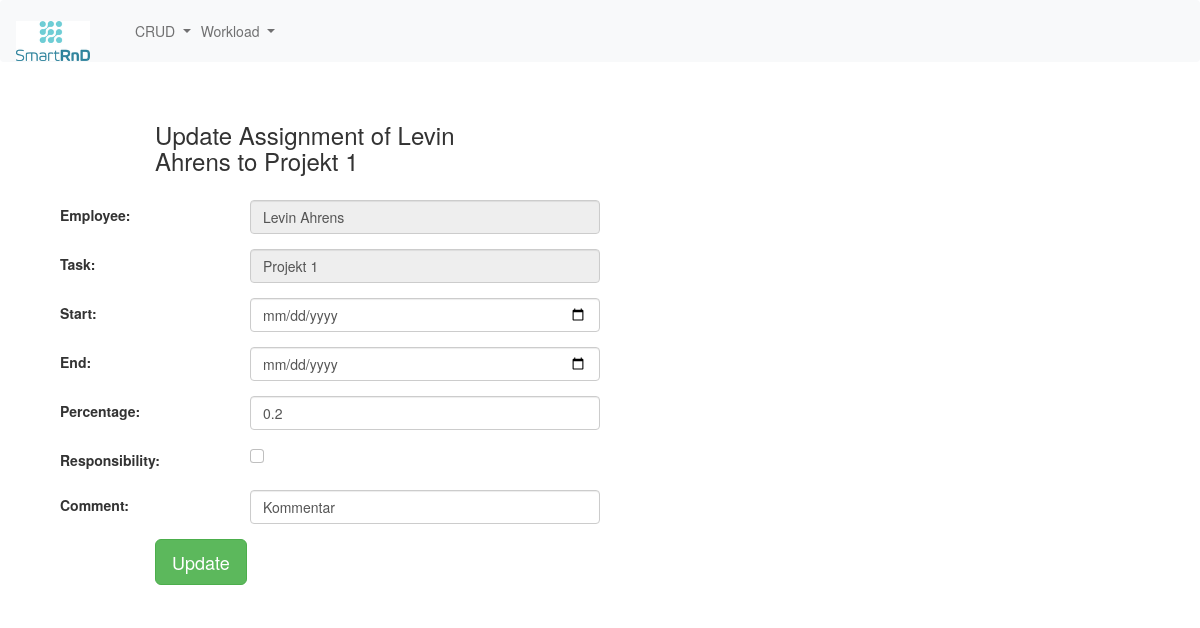
Screenshot of /edit_ass/1 with the database file from the repository.
### erpapp/models.py (models this page shows, shortened)
class Assignment(models.Model):
    employee = models.ForeignKey(Employee, on_delete=models.CASCADE)
    task = models.ForeignKey(Task, on_delete=models.CASCADE)
    start = models.DateField('From', default=timezone.now())
    end = models.DateField('To', default=timezone.now())
    percentage = models.FloatField('Functional Capacity', default=0.2)
    responsibility = models.BooleanField('Responsible', default=False)
    comment = models.CharField('Comment', max_length=2400, default='')
    class Meta:
        db_table = "assignment"

class Employee(models.Model):
    firstname = models.CharField('First Name', max_length=32)
    lastname = models.CharField('Last Name', max_length=32)
    type_choices = [
        ('Undergraduate Assistant', 'Undergraduate Assistant'),
        ('Research Assistant', 'Research Assistant')
    ]
    type = models.CharField('Type of Employment', choices=type_choices, max_length=32)
    capacity = models.FloatField('Capacity', default=1.0)
    hiring_date = models.DateField('Hiring Date')
    expiration_date = models.DateField('Expiration Date')
    @property
    def fullname(self):
        return '{} {}'.format(self.firstname, self.lastname)
    def __str__(self):
        return self.fullname
    class Meta:
        db_table = "employee"

class Task(models.Model):
    title = models.CharField('Title', max_length=50, default='Title')
    description = models.CharField('Description', max_length=2400, default='Describe the task!')
    assigned_employees_on_month = models.ManyToManyField(Employee, through='AssignmentPerMonth')
    def __str__(self):
        return self.title
    class Meta:
        db_table = "task"

### erpapp/views.py (the view)
# urls.py: path('edit_ass/<int:id>', views.edit_ass),
def edit_ass(request, id):
    assignment = Assignment.objects.get(id=id)
    context = {
        'assignment': assignment
    }
    return render(request, 'edit_ass.html', context)

### erpapp/Templates/edit_ass.html (shortened to what this page needs)
{% extends "base.html" %}
{% block content %}
<div class="col-md-12">
    <form method="POST" class="post-form" action="/update_ass/{{ assignment.id }}">
        <div class="container">
            <br>
            <div class="form-group row">
                <label class="col-sm-1 col-form-label"></label>
                <div class="col-sm-4">
                    <h3>Update Assignment of {{ assignment.employee }} to {{ assignment.task }}</h3>
                </div>
            </div>
            <div class="form-group row">
                <label class="col-sm-2 col-form-label">Employee:</label>
                <div class="col-sm-4">
                    <input type="text" class="form-control" name="employee" id="id_employee" required maxlength="32"
                           value="{{ assignment.employee }}" disabled/>
                </div>
            </div>
            <div class="form-group row">
                <label class="col-sm-2 col-form-label">Task:</label>
                <div class="col-sm-4">
                    <input type="text" class="form-control" name="task" id="id_task" required maxlength="32"
                           value="{{ assignment.task }}" disabled/>
                </div>
            </div>
            <div class="form-group row">
                <label class="col-sm-2 col-form-label">Start:</label>
                <div class="col-sm-4">
                    <input type="date" class="form-control" name="start" id="start" required maxlength="15"
                           value="{{ assignment.start }}"/>
                </div>
            </div>
            <div class="form-group row">
                <label class="col-sm-2 col-form-label">End:</label>
                <div class="col-sm-4">
                    <input type="date" class="form-control" name="end" id="end" required maxlength="20"
                           value="{{ assignment.end }}"/>
                </div>
            </div>
            <div class="form-group row">
                <label class="col-sm-2 col-form-label">Percentage:</label>
                <div class="col-sm-4">
                    <input type="number" step="0.1" min="0.0" max="1.0" class="form-control" name="percentage"
                           id="id_percentage" required maxlength="20" value="{{ assignment.percentage }}"/>
                </div>
            </div>
            <div class="form-group row">
                <label class="col-sm-2 col-form-label">Responsibility:</label>
                <div class="col-sm-4">
                    <input type="checkbox" class="form-check-input" name="responsibility" id="responsibility"
                           value="{{ assignment.responsibility }}"/>
                </div>
            </div>
            <div class="form-group row">
                <label class="col-sm-2 col-form-label">Comment:</label>
                <div class="col-sm-4">
                    <input type="text" class="form-control" name="comment" id="id_comment" required maxlength="2400"
                           value="{{ assignment.comment }}"/>
                </div>
            </div>
            <div class="form-group row">
                <label class="col-sm-1 col-form-label"></label>
                <div class="col-sm-4">
                    <button type="submit" class="btn btn-success btn-lg">Update</button>
                </div>
            </div>
        </div>
    </form>
</div>
{% endblock content %}

### rows the page displays
Assignment: employee "Levin Ahrens", task "Projekt 1", percentage "0.2", comment "Kommentar"
